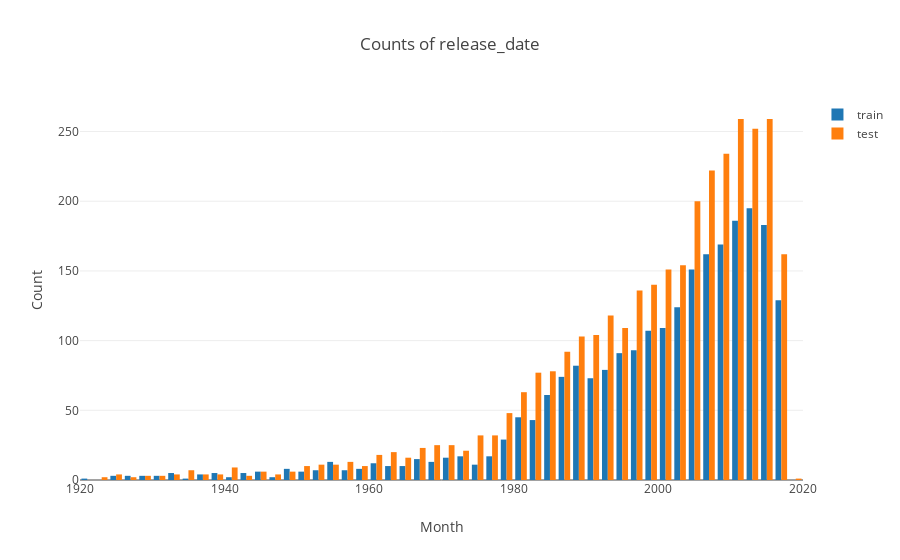

The code cell stored with this chart in its notebook:
### Code cell
import plotly.offline as py
from plotly.offline import iplot
init_notebook_mode(connected=True)
import plotly.graph_objs as go
import plotly.tools as tls

d1 = train['release_date'].value_counts().sort_index()
d2 = test['release_date'].value_counts().sort_index()
data = [go.Histogram(x=d1.index, y=d1.values, name='train'), go.Histogram(x=d2.index, y=d2.values, name='test')]
layout = go.Layout(dict(title = "Counts of release_date", xaxis = dict(title = 'Month'), yaxis = dict(title = 'Count')),
                   legend=dict(orientation="v"))
py.iplot(dict(data=data, layout=layout))

### Figure 1 — Plotly figure (JSON) as saved in the notebook; plotly's stock layout.template omitted (floating-point values rounded to 4 significant figures; data arrays with more than 128 entries replaced by an {"elided": "..."} marker saying what was removed)
{"data": [{"name": "train", "type": "histogram", "uid": "2de56a8d-ce17-4160-99cf-cbc15dc6a36f", "x": {"elided": "2398 str values"}, "y": {"elided": "2398 int values"}}, {"name": "test", "type": "histogram", "uid": "849910a9-62d6-4100-a510-ac2f573edc3b", "x": {"elided": "3290 str values"}, "y": {"elided": "3290 int values"}}], "layout": {"legend": {"orientation": "v"}, "title": "Counts of release_date", "xaxis": {"title": "Month"}, "yaxis": {"title": "Count"}}}
